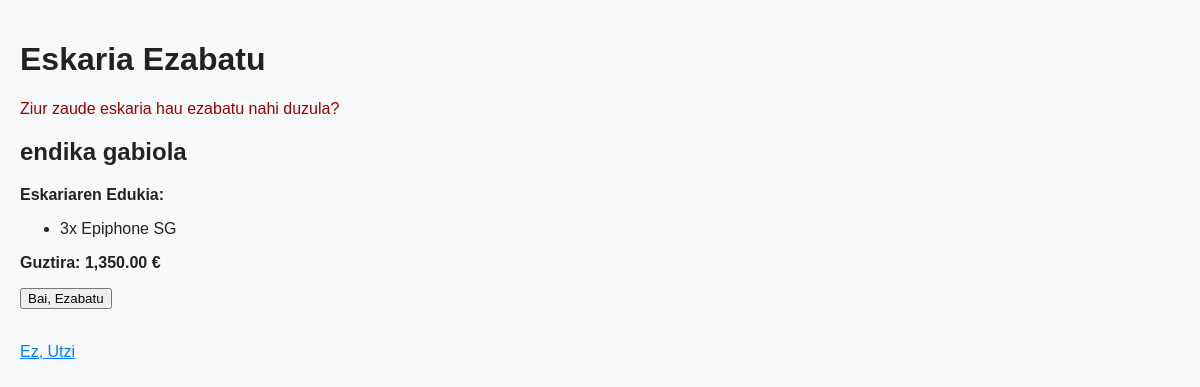
Page /admin/eskaria_ezabatu/index.php?id=5 (signed in) on the committed database.
### tables this page shows
CREATE TABLE eskariak (
    id INTEGER PRIMARY KEY AUTOINCREMENT,
    data TEXT,
    izena TEXT,
    abizenak TEXT,
    helbidea TEXT,
    herria TEXT,
    postaKodea INTEGER,
    probintzia TEXT,
    emaila TEXT
);

CREATE TABLE eskaria_detaileak (
    id INTEGER PRIMARY KEY AUTOINCREMENT,
    eskaria_id INTEGER,
    produktua_id INTEGER,
    kopurua INTEGER,
    FOREIGN KEY(eskaria_id) REFERENCES eskariak(id)
);

CREATE TABLE gitarrak (
    id INTEGER PRIMARY KEY AUTOINCREMENT,
    izena TEXT,
    deskribapena TEXT,
    prezioa REAL,
    irudia TEXT,
    kategoriak_ID INTEGER,
    ofertas INTEGER,
    novedades INTEGER,
    descuento REAL
);

### klaseak/com/leartik/unai/eskariak/EskariaDB.php (called while the page is built, shortened)
<?php
require_once __DIR__ . '/Eskaria.php';
require_once __DIR__ . '/../bezeroak/Bezeroa.php';
require_once __DIR__ . '/Detailea.php';
require_once __DIR__ . '/../produktuak/produktuak.php';
class EskariaDB
{
    private $konexioa;
    public function __construct()
    {
        $rootDir = realpath(__DIR__ . DIRECTORY_SEPARATOR . '..' . DIRECTORY_SEPARATOR . '..' . DIRECTORY_SEPARATOR . '..' . DIRECTORY_SEPARATOR . '..' . DIRECTORY_SEPARATOR . '..');
        $this->db_path = $rootDir . DIRECTORY_SEPARATOR . 'db' . DIRECTORY_SEPARATOR . 'dendadb.sqlite';
        try {
            $this->konexioa = new PDO("sqlite:" . $this->db_path);
            $this->konexioa->setAttribute(PDO::ATTR_ERRMODE, PDO::ERRMODE_EXCEPTION);
        } catch (PDOException $e) {
            die("Konexio errorea: " . $e->getMessage());
        }
    }
    private function createTablesIfNotExists()
    {
        $sqlEskaria = "CREATE TABLE IF NOT EXISTS eskariak (
            id INTEGER PRIMARY KEY AUTOINCREMENT,
            data TEXT,
            izena TEXT,
            abizenak TEXT,
            helbidea TEXT,
            herria TEXT,
            postaKodea INTEGER,
            probintzia TEXT,
            emaila TEXT
        )";
        $this->konexioa->exec($sqlEskaria);
        $sqlDetaileak = "CREATE TABLE IF NOT EXISTS eskaria_detaileak (
            id INTEGER PRIMARY KEY AUTOINCREMENT,
            eskaria_id INTEGER,
            produktua_id INTEGER,
            kopurua INTEGER,
            FOREIGN KEY(eskaria_id) REFERENCES eskariak(id)
        )";
        $this->konexioa->exec($sqlDetaileak);
    }
    public function selectEskaria(int $id): ?Eskaria
    {
        try {
            $sql = "SELECT * FROM eskariak WHERE id = :id";
            $stmt = $this->konexioa->prepare($sql);
            $stmt->bindValue(':id', $id);
            $stmt->execute();
            $row = $stmt->fetch(PDO::FETCH_ASSOC);
            if ($row) {
                $eskaria = new Eskaria();
                $eskaria->setId($row['id']);
                $eskaria->setData($row['data']);
                $bezeroa = new Bezeroa();
                $bezeroa->setIzena($row['izena']);
                $bezeroa->setAbizenak($row['abizenak']);
                $bezeroa->setHelbidea($row['helbidea']);
                $bezeroa->setHerria($row['herria']);
                $bezeroa->setPostaKodea($row['postaKodea']);
                $bezeroa->setProbintzia($row['probintzia']);
                $bezeroa->setEmaila($row['emaila']);
                $eskaria->setBezeroa($bezeroa);
                $sqlDetails = "SELECT d.kopurua, p.id as p_id, p.izena as p_izena, p.deskribapena, p.prezioa
                               FROM eskaria_detaileak d
                               -- LEFT JOIN could be better if produktua is deleted, but assuming integrity
                               -- Wait, we need to reconstruct Produktua.
                               -- I should probably join with products table if I want full product info.
                               -- But 'Produktua' table interactions are handled by ProduktuakDB maybe?
                               -- For simplicity here I will assume I can just fetch IDs or basic info if products table exists.
                               -- I don't see 'produktuak' table structure but EskariaDB used to be standalone.
                               -- I will assume a 'produktuak' table exists from previous context or generic assumption.
                               -- But wait, I have 'Produktua' class.
                               -- Let's just fetch fields.
                               LEFT JOIN gitarrak p ON d.produktua_id = p.id
                               WHERE d.eskaria_id = :eskaria_id";
                $stmtDetails = $this->konexioa->prepare($sqlDetails);
                $stmtDetails->bindValue(':eskaria_id', $id);
                $stmtDetails->execute();
                $detaileak = [];
                while ($rowD = $stmtDetails->fetch(PDO::FETCH_ASSOC)) {
                    $produktua = new Produktua();
                    $produktua->setId($rowD['p_id']);
                    if (isset($rowD['p_izena']))
                        $produktua->setIzena($rowD['p_izena']);
                    if (isset($rowD['prezioa']))
                        $produktua->setPrezioa($rowD['prezioa']);
                    $detailea = new Detailea();
                    $detailea->setProduktua($produktua);
                    $detailea->setKopurua($rowD['kopurua']);
                    $detaileak[] = $detailea;
                }
                $eskaria->setDetaileak($detaileak);
                return $eskaria;
            }
        } catch (PDOException $e) {
            error_log("Errorea eskaria lortzean: " . $e->getMessage());
        }
        return null;
    }
}
?>

### klaseak/com/leartik/unai/eskariak/Eskaria.php (called while the page is built, shortened)
<?php
require_once __DIR__ . '/../bezeroak/Bezeroa.php';
require_once __DIR__ . '/Detailea.php';
class Eskaria
{
    private $bezeroa;
    private $detaileak;
    public function __construct()
    {
        $this->detaileak = [];
    }
    public function setBezeroa(Bezeroa $bezeroa)
    {
        $this->bezeroa = $bezeroa;
    }
    public function getBezeroa()
    {
        return $this->bezeroa;
    }
    public function setDetaileak($detaileak)
    {
        $this->detaileak = $detaileak;
    }
    public function getDetaileak()
    {
        return $this->detaileak;
    }
}
?>

### klaseak/com/leartik/unai/bezeroak/Bezeroa.php (called while the page is built, shortened)
<?php
class Bezeroa {
    private $izena;
    private $abizenak;
    public function setIzena($izena) {
        $this->izena = $izena;
    }
    public function getIzena() {
        return $this->izena;
    }
    public function setAbizenak($abizenak) {
        $this->abizenak = $abizenak;
    }
    public function getAbizenak() {
        return $this->abizenak;
    }
}
?>

### klaseak/com/leartik/unai/eskariak/Detailea.php (called while the page is built, shortened)
<?php
require_once __DIR__ . '/../produktuak/produktuak.php';
class Detailea
{
    private $produktua;
    private $kopurua;
    public function setProduktua(Produktua $produktua)
    {
        $this->produktua = $produktua;
    }
    public function getProduktua()
    {
        return $this->produktua;
    }
    public function setKopurua($kopurua)
    {
        $this->kopurua = $kopurua;
    }
    public function getKopurua()
    {
        return $this->kopurua;
    }
    public function getGuztira()
    {
        if ($this->produktua && $this->kopurua) {
            return $this->produktua->getPrezioa() * $this->kopurua;
        }
        return 0.0;
    }
}
?>

### klaseak/com/leartik/unai/produktuak/produktuak.php (called while the page is built, shortened)
<?php
class Produktua {
    private $izena;
    private $prezioa;
    public function getIzena() {
        return $this->izena;
    }
    public function setIzena($izena) {
        $this->izena = $izena;
    }
    public function getPrezioa() {
        return $this->prezioa;
    }
    public function setPrezioa($prezioa) {
        $this->prezioa = $prezioa;
    }
}
?>

### admin/eskaria_ezabatu/eskaria_ezabatu.php (the view, shortened to what this page needs)
<!DOCTYPE html>
<html lang="eu">
<head>
</head>
<body>
    <h1>Eskaria Ezabatu</h1>
    <p class="error">Ziur zaude eskaria hau ezabatu nahi duzula?</p>
    <?php $bezeroa = $eskaria->getBezeroa(); ?>
    <h2><?php echo htmlspecialchars($bezeroa->getIzena() . ' ' . $bezeroa->getAbizenak()); ?></h2>
    <p><strong>Eskariaren Edukia:</strong></p>
    <ul>
        <?php
        $totala = 0;
        foreach ($eskaria->getDetaileak() as $d) {
            $p = $d->getProduktua();
            $totala += $d->getGuztira();
            echo "<li>" . $d->getKopurua() . "x " . htmlspecialchars($p->getIzena() ?? 'Produktua #' . $p->getId()) . "</li>";
        }
        ?>
    </ul>
    <p><strong>Guztira: <?php echo number_format($totala, 2); ?> €</strong></p>
    <form action="index.php" method="post">
        <input type="submit" value="Bai, Ezabatu">
    </form>
    <br>
    <p><a href="../index.php">Ez, Utzi</a></p>
</body>
</html>

### admin/eskaria_ezabatu/eskaria_ezabatu.php (style rules this page uses)
body { font-family: Arial, Helvetica, sans-serif; background: #f8f9fb; color: #222; margin: 0; padding: 20px }
h1 { color: #222 }
a { color: #007bff }
.error { color: #900 }

### rows in the picture
eskariak: $bezeroa->getIzena() . ' ' . $bezeroa->getAbizenak() "endika gabiola"
eskaria_detaileak: kopurua "3", gitarrak.izena "Epiphone SG"

### other values in the picture
$totala "1,350.00"
